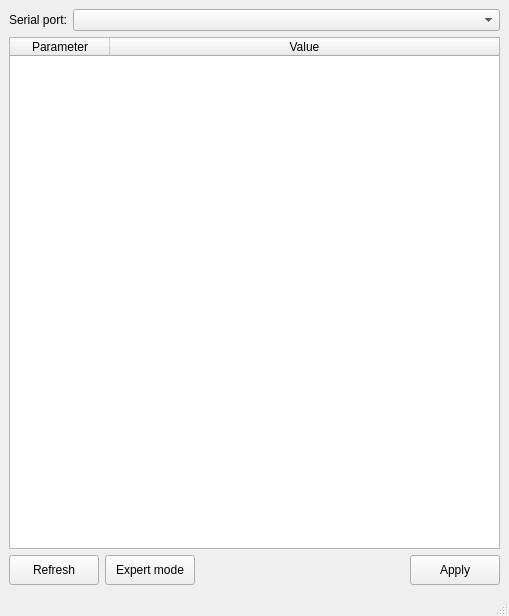
<?xml version="1.0" encoding="UTF-8"?>
<ui version="4.0">
 <class>MainWindow</class>
 <widget class="QMainWindow" name="MainWindow">
  <property name="geometry">
   <rect>
    <x>0</x>
    <y>0</y>
    <width>509</width>
    <height>616</height>
   </rect>
  </property>
  <property name="windowTitle">
   <string>OGN Config tool</string>
  </property>
  <widget class="QWidget" name="centralwidget">
   <layout class="QVBoxLayout" name="verticalLayout">
    <item>
     <layout class="QHBoxLayout" name="horizontalLayout_2">
      <item>
       <widget class="QLabel" name="label">
        <property name="sizePolicy">
         <sizepolicy hsizetype="Maximum" vsizetype="Preferred">
          <horstretch>0</horstretch>
          <verstretch>0</verstretch>
         </sizepolicy>
        </property>
        <property name="text">
         <string>Serial port:</string>
        </property>
       </widget>
      </item>
      <item>
       <widget class="QComboBox" name="serialPortList"/>
      </item>
     </layout>
    </item>
    <item>
     <widget class="QTableWidget" name="table">
      <property name="alternatingRowColors">
       <bool>true</bool>
      </property>
      <property name="selectionBehavior">
       <enum>QAbstractItemView::SelectRows</enum>
      </property>
      <attribute name="horizontalHeaderCascadingSectionResizes">
       <bool>false</bool>
      </attribute>
      <attribute name="horizontalHeaderHighlightSections">
       <bool>false</bool>
      </attribute>
      <attribute name="horizontalHeaderStretchLastSection">
       <bool>true</bool>
      </attribute>
      <attribute name="verticalHeaderVisible">
       <bool>false</bool>
      </attribute>
      <column>
       <property name="text">
        <string>Parameter</string>
       </property>
      </column>
      <column>
       <property name="text">
        <string>Value</string>
       </property>
      </column>
     </widget>
    </item>
    <item>
     <layout class="QHBoxLayout" name="horizontalLayout">
      <item>
       <widget class="QPushButton" name="refreshButton">
        <property name="minimumSize">
         <size>
          <width>90</width>
          <height>30</height>
         </size>
        </property>
        <property name="text">
         <string>Refresh</string>
        </property>
       </widget>
      </item>
      <item>
       <widget class="QPushButton" name="buttonAdvanced">
        <property name="minimumSize">
         <size>
          <width>90</width>
          <height>30</height>
         </size>
        </property>
        <property name="text">
         <string>Expert mode</string>
        </property>
        <property name="checkable">
         <bool>true</bool>
        </property>
       </widget>
      </item>
      <item>
       <spacer name="horizontalSpacer">
        <property name="orientation">
         <enum>Qt::Horizontal</enum>
        </property>
        <property name="sizeHint" stdset="0">
         <size>
          <width>40</width>
          <height>20</height>
         </size>
        </property>
       </spacer>
      </item>
      <item>
       <widget class="QPushButton" name="applyButton">
        <property name="minimumSize">
         <size>
          <width>90</width>
          <height>30</height>
         </size>
        </property>
        <property name="text">
         <string>Apply</string>
        </property>
       </widget>
      </item>
     </layout>
    </item>
   </layout>
  </widget>
  <widget class="QStatusBar" name="statusBar"/>
 </widget>
 <resources/>
 <connections/>
</ui>
